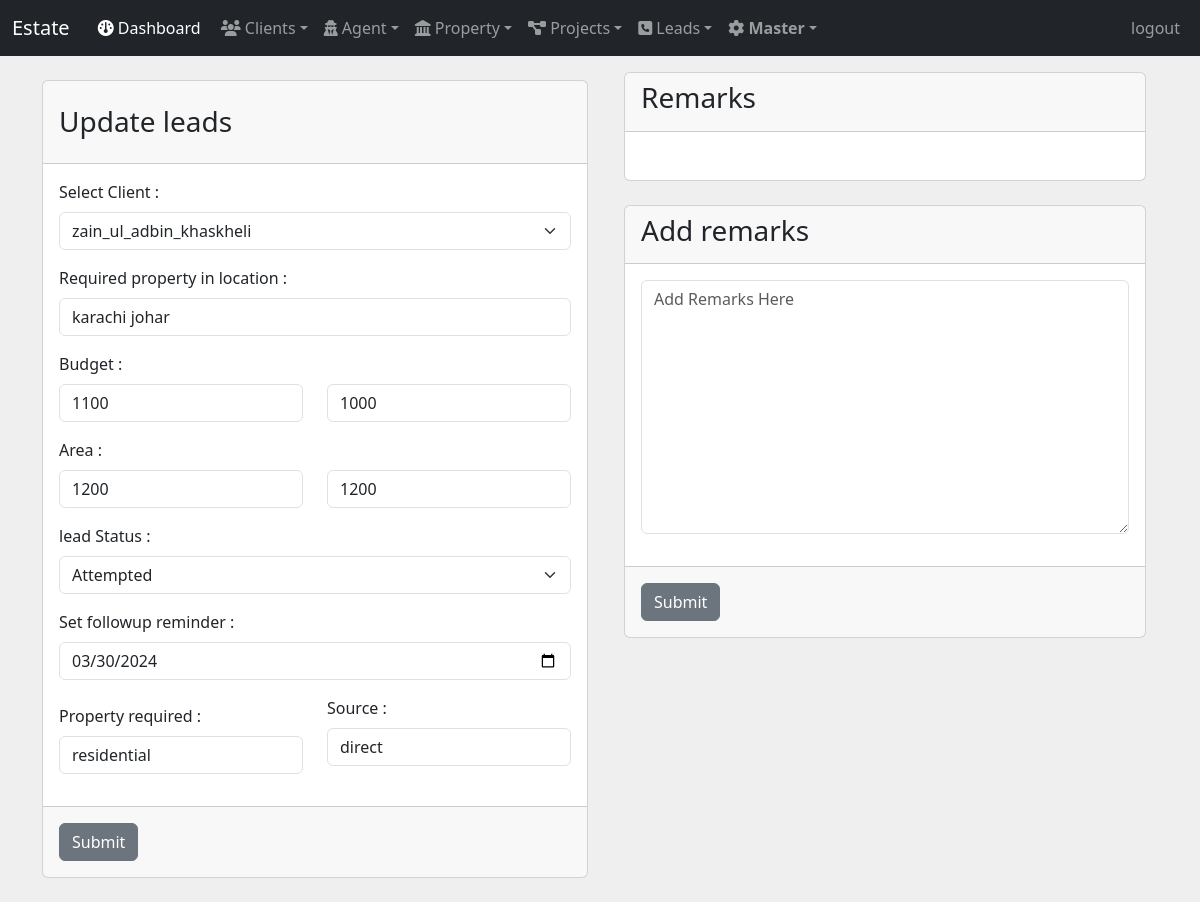
/edit_leads/9 (signed in), run on the app's committed database.
### main/models.py (models this page shows, shortened)
class Leads(models.Model):
  client = models.ForeignKey("Client", on_delete=models.CASCADE)
  date = models.DateTimeField(auto_now=False, auto_now_add=False, null=True, blank=True)
  location = models.CharField( max_length=100)
  min_area = models.IntegerField(blank=True, null=True)
  max_area = models.IntegerField(blank=True, null=True)
  min_budget = models.IntegerField(blank=True, null=True)
  max_budget = models.IntegerField(blank=True, null=True)
  property_Types = models.ForeignKey("propertyTypes", on_delete=models.CASCADE)
  remarks = models.ForeignKey('Comments', on_delete=models.CASCADE, related_name='leads', null=True, blank=True)
  Source = models.ForeignKey("Source", on_delete=models.CASCADE, null=True, blank=True)
  Status_type = {
        "attempted": "Attempted",
        "unattempted": "Unattempted",
    }
  status = models.CharField(choices=Status_type.items(), max_length=50, default='unattempted')
  followUpDate = models.DateTimeField(auto_now=False, auto_now_add=False, null=True, blank=True)
  owner = models.ForeignKey(settings.AUTH_USER_MODEL, on_delete=models.CASCADE)

### main/views.py (the view)
# urls.py: path('edit_leads/<int:lead_id>', views.edit_leads, name='edit_leads'),
def edit_leads(request, lead_id):
    lead = Leads.objects.get(pk=lead_id)
    remarks = Comments.objects.filter(author=lead_id)
    if request.method == 'POST':
        form = LeadsUpdateForm(request.POST or None , instance=lead, user=request.user)
        if form.is_valid():
            form.save()
            messages.success(request, 'lead edited successfully.')
            return redirect(request.path)
        else :
            messages.success(request, 'Something went wrong try again.')
    else :
        form = LeadsUpdateForm(instance=lead , user=request.user)
        add_remark = CommentsForm()
    return render(request, 'edit_leads.html', {'form': form, 'lead' : lead, 'remarks': remarks, 'add_remarks' : add_remark })

### main/forms.py
class CommentsForm(forms.ModelForm):
  class Meta:
    model = Comments
    fields = ('data',)
    widgets = {
      'data' : forms.Textarea(attrs={'class':'form-control', "placeholder": "Add Remarks Here"}),}

### main/models.py (called while the page is built)
  def __str__(self):
      return self.client_name

    def __str__(self):
        return self.name

    def __str__(self):
      return self.name

### main/templates/edit_leads.html (shortened to what this page needs)
{% extends "base.html" %}
{% block content %}
<div class='container'>
    <div class="row">
        <div class="col-md-6">
            <div class="card my-4">
                <div class="card-header">
                    <h3 class='my-3'>Update leads</h3>
                </div>
                <div class="card-body">
                    <form method='POST'>
                        <div class="mb-3">
                            <label class="form-label">Select Client :</label>
                            {{ form.client }}
                        </div>
                        <div class="mb-3">
                            <label class="form-label">Required property in location :</label>
                            {{ form.location }}
                        </div>
                  <div class="row">
                    <div class="col-md-6">
                      <div class="mb-3">
                        <label class="form-label">Budget :</label>
                        {{ form.min_budget }}
                      </div>
                    </div>
                    <div class="col-md-6">
                      <div class="mb-3 my-2">
                        {{ form.max_budget }}
                      </div>
                    </div>
                  </div>
                  <div class="row">
                    <div class="col-md-6">
                      <div class="mb-3">
                        <label class="form-label">Area :</label>
                        {{ form.min_area }}
                      </div>
                    </div>
                    <div class="col-md-6">
                      <div class="mb-3 my-2">
                        {{ form.max_area }}
                      </div>
                    </div>
                  </div>
                  <div class="mb-3">
                    <label class="form-label">lead Status :</label>
                    {{ form.status }}
                  </div>
                  <div class="mb-3">
                    <label class="form-label">Set followup reminder :</label>
                    {{ form.followUpDate }}
                  </div>
                        <div class="row">
                            <div class="col-md-6">
                                {% if form.property_Types.field.queryset %}
                                <div class="mb-3 my-2">
                                    <label class="form-label">Property required :</label>
                                    {{ form.property_Types }}
                                </div>
                                {% else %}
                                <div class='my-3'>
                                    <a href="{% url "property_types" %}">Add property type</a>
                                </div>
                                {% endif %}
                            </div>
                            <div class="col-md-6">
                                {% if form.Source.field.queryset %}
                                <div class="mb-3 ">
                                    <label class="form-label">Source :</label>
                                    {{ form.Source }}
                                </div>
                                {% else %}
                                <div class='my-3'>
                                    <a href="{% url "add_Source" %}">Add Source</a>
                                </div>
                                {% endif %}
                            </div>
                        </div>
                </div>
                    <div class="card-footer text-body-secondary">
                        <input class='btn btn-secondary my-2' type='submit'>
                    </div>
            </div>
        </div>
        <div class="col-md-6">
            <div class='container my-3'>
                <div class="card">
                    <div class="card-header">
                        <h3>Remarks</h3>
                    </div>
                    <div class="card-body">
                    </div>
                </div>
                <div class="card">
                    <div class="card-header">
                        <h3>Add remarks</h3>
                    </div>
                    <div class="card-body">
                        <form method='POST' action={% url "add_comments" lead.id %}>
                            <div class="mb-3">
                                {{ add_remarks.data }}
                            </div>
                    </div>
                    <div class="card-footer text-body-secondary">
                        <input class='btn btn-secondary my-2' type='submit'>
                    </div>
                </div>
            </div>
        </div>
    </div>
</div>
{% endblock content %}

### main/templates/base.html (style rules this page uses)
body { background-color: rgb(240, 239, 239); }

### data on the page
Leads: client "zain_ul_adbin_khaskheli", location "karachi johar", min_budget "1100", max_budget "1000", min_area "1200", max_area "1200", status "Attempted", followUpDate "03/30/2024", property_Types "residential", Source "direct"
